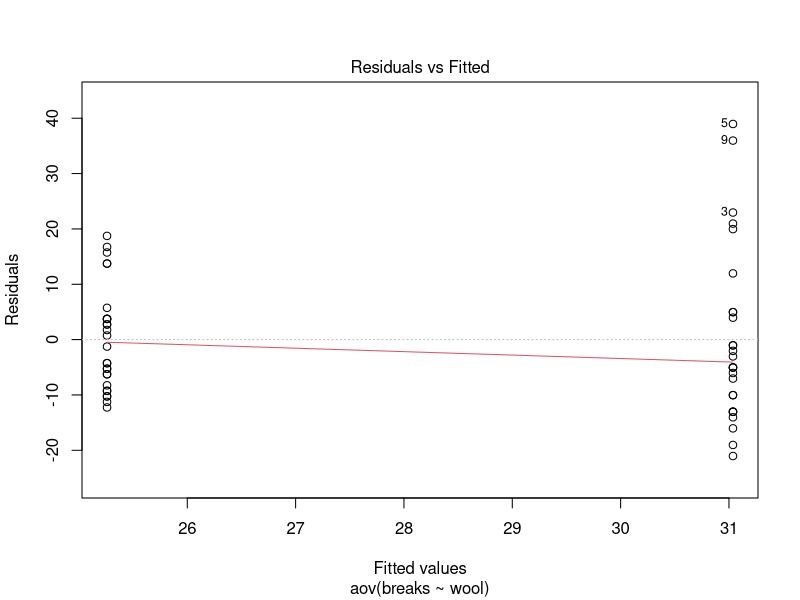
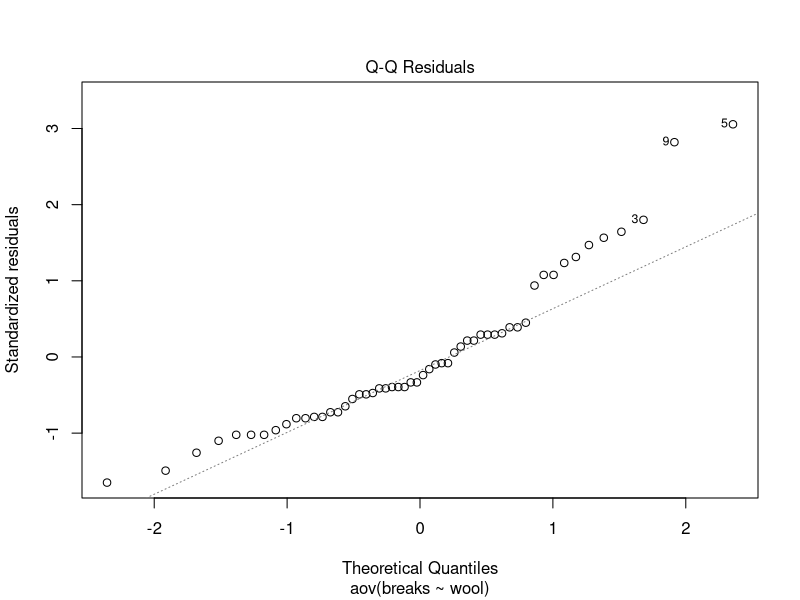
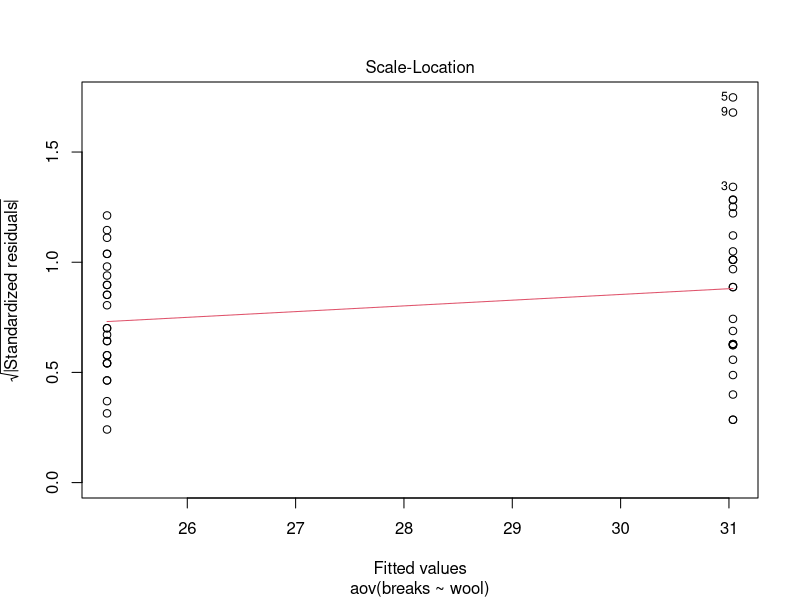
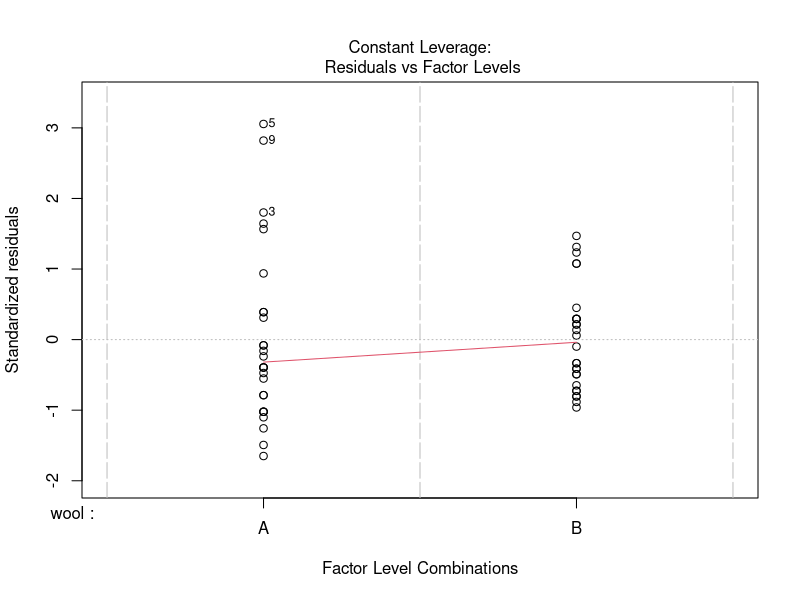
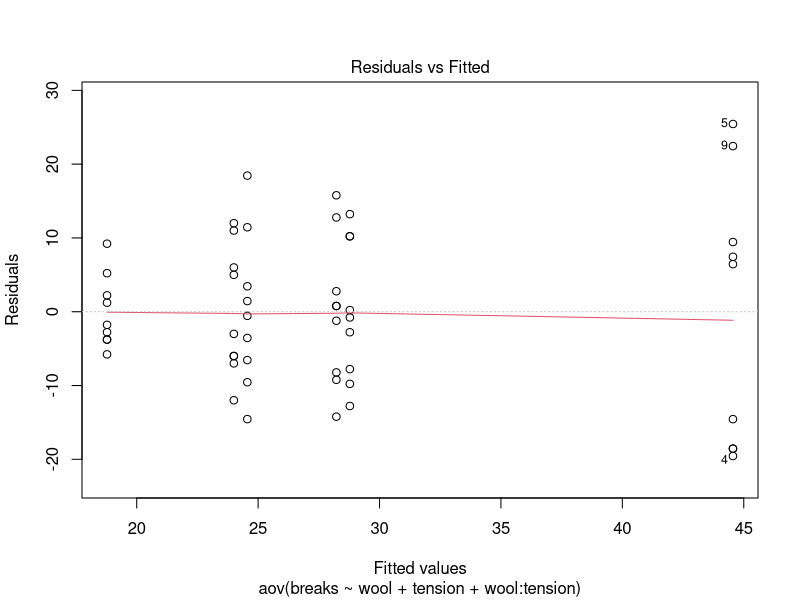
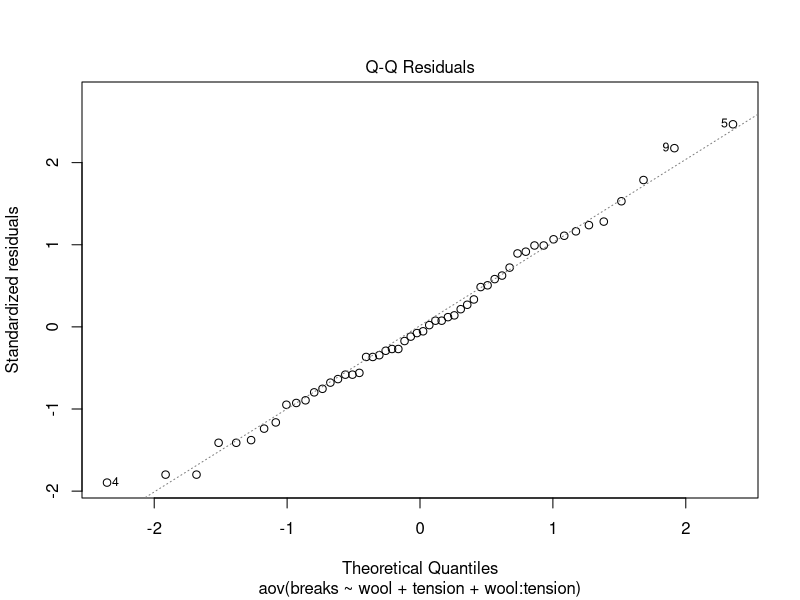
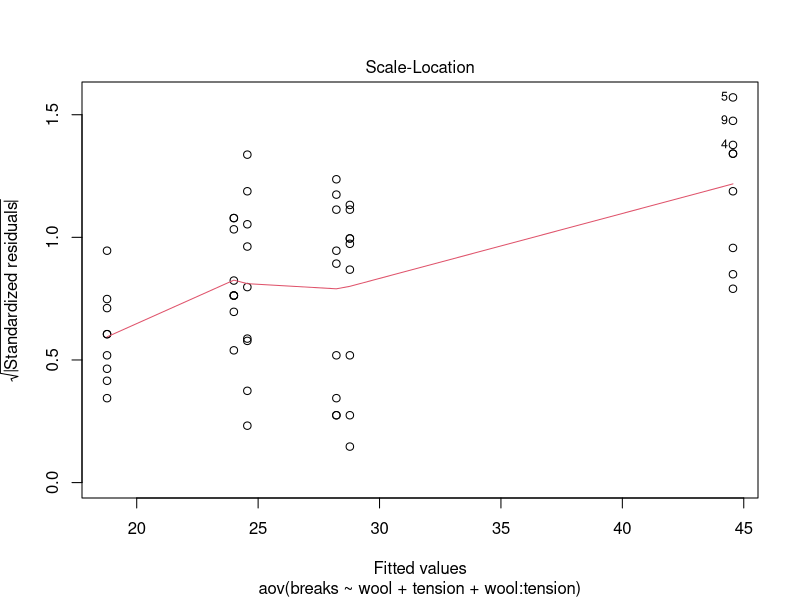
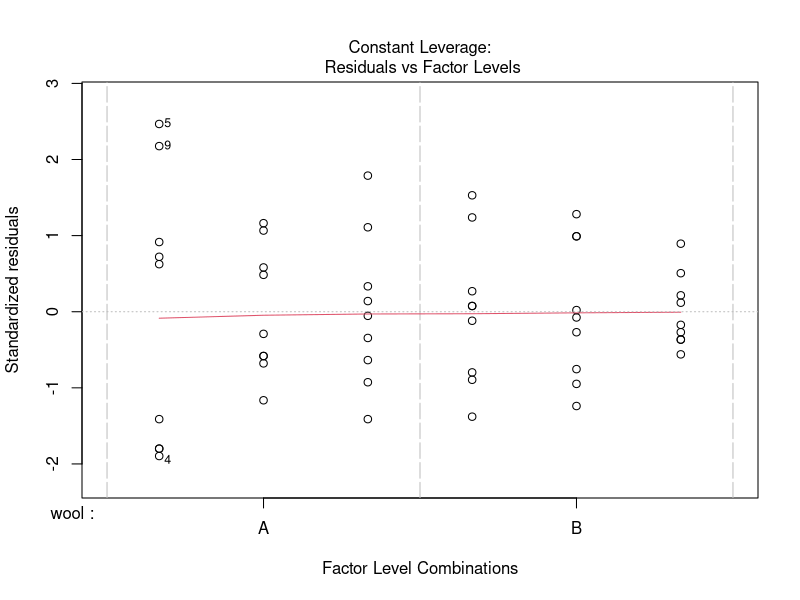

Source code (R) for these figures, in order:
data("warpbreaks")
help("warpbreaks")
head(warpbreaks)
summary(warpbreaks)

#one-way-anova
model1 <- aov(breaks~wool, data=warpbreaks)
summary(model1)
plot(model1)

#two-way anova
model2 <- aov(breaks~wool+tension+wool:tension, data=warpbreaks)
summary(model2)
plot(model2)
